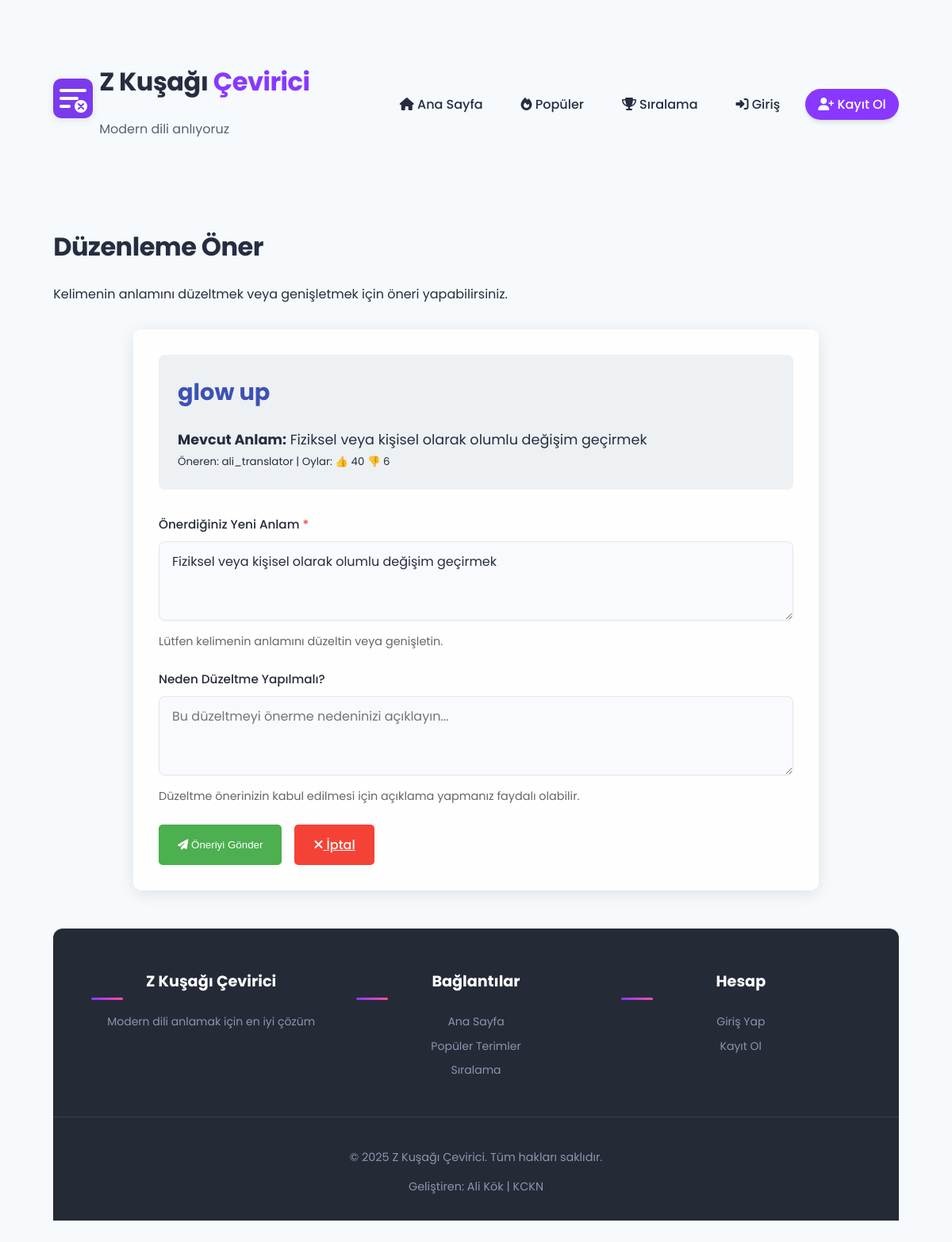
Screenshot of /request-edit/52 (signed in) with the database file from the repository.
### tables this page shows
CREATE TABLE words (
        id INTEGER PRIMARY KEY AUTOINCREMENT,
        word TEXT UNIQUE NOT NULL,
        meaning TEXT NOT NULL,
        created_at TIMESTAMP DEFAULT CURRENT_TIMESTAMP,
        updated_at TIMESTAMP DEFAULT CURRENT_TIMESTAMP,
        suggested_by TEXT
    , votes_up INTEGER DEFAULT 0, votes_down INTEGER DEFAULT 0, is_approved INTEGER DEFAULT 0, approved_by INTEGER, approved_at TIMESTAMP);

CREATE TABLE users (
        id INTEGER PRIMARY KEY AUTOINCREMENT,
        username TEXT UNIQUE NOT NULL,
        email TEXT UNIQUE NOT NULL,
        password_hash TEXT NOT NULL,
        created_at TIMESTAMP DEFAULT CURRENT_TIMESTAMP,
        updated_at TIMESTAMP DEFAULT CURRENT_TIMESTAMP,
        contribution_count INTEGER DEFAULT 0,
        bio TEXT,
        is_admin INTEGER DEFAULT 0
    );

### app.py (the view)
@app.route('/request-edit/<int:word_id>', methods=['GET'])
@login_required
def request_edit_form(word_id):
    conn = get_db_connection()
    cur = conn.cursor()
    is_postgres = hasattr(conn, 'cursor_factory') or 'psycopg2' in str(type(conn))
    param_placeholder = get_param_placeholder(conn)
    query = f"""
        SELECT w.*, u.username as suggested_by_username
        FROM words w
        LEFT JOIN users u ON w.suggested_by = u.id
        WHERE w.id = {param_placeholder}
    """
    cur.execute(query, (word_id,))
    word = cur.fetchone()
    conn.close()
    if not word:
        flash('Böyle bir kelime bulunamadı.', 'error')
        return redirect(url_for('index'))
    if is_postgres:
        word_dict = dict(word)
    else:
        columns = ['id', 'word', 'meaning', 'created_at', 'updated_at', 'suggested_by',
                  'votes_up', 'votes_down', 'is_approved', 'approved_by', 'approved_at', 'suggested_by_username']
        word_dict = dict(zip(columns, word))
    return render_template('edit_request.html', word=word_dict)

### app.py (called while the page is built)
def login_required(f):
    @wraps(f)
    def decorated_function(*args, **kwargs):
        if 'user_id' not in session:
            return redirect(url_for('login', next=request.url))
        return f(*args, **kwargs)
    return decorated_function

def get_param_placeholder(conn):
    is_postgres = hasattr(conn, 'cursor_factory') or 'psycopg2' in str(type(conn))
    return '%s' if is_postgres else '?'

### db_config.py (called while the page is built)
def get_db_connection():
    if 'DATABASE_URL' in os.environ or 'PGDATABASE' in os.environ:
        logger.info("PostgreSQL veritabanı kullanılıyor (Railway)")
        return get_postgres_connection()
    else:
        logger.info("SQLite veritabanı kullanılıyor (Railway PostgreSQL bulunamadı)")
        return get_sqlite_connection()

### templates/edit_request.html (shortened to what this page needs)
{% extends "base.html" %}
{% block content %}
<div class="page-container">
    <div class="header-section">
        <h1>Düzenleme Öner</h1>
        <p class="section-intro">Kelimenin anlamını düzeltmek veya genişletmek için öneri yapabilirsiniz.</p>
    </div>
    <div class="edit-request-form">
        <div class="original-word">
            <h2>{{ word.word }}</h2>
            <div class="original-meaning">
                <strong>Mevcut Anlam:</strong> {{ word.meaning }}
            </div>
            <div class="meta-info">
                <small>Öneren: {{ word.suggested_by_username or 'Anonim' }} | Oylar: 👍 {{ word.votes_up }} 👎 {{ word.votes_down }}</small>
            </div>
        </div>
        <form method="post" action="{{ url_for('submit_edit_request', word_id=word.id) }}">
            <div class="form-group">
                <label for="new_meaning">Önerdiğiniz Yeni Anlam <span class="required">*</span></label>
                <textarea id="new_meaning" name="new_meaning" required>{{ word.meaning }}</textarea>
                <p class="info-text">Lütfen kelimenin anlamını düzeltin veya genişletin.</p>
            </div>
            <div class="form-group">
                <label for="reason">Neden Düzeltme Yapılmalı?</label>
                <textarea id="reason" name="reason" placeholder="Bu düzeltmeyi önerme nedeninizi açıklayın..."></textarea>
                <p class="info-text">Düzeltme önerinizin kabul edilmesi için açıklama yapmanız faydalı olabilir.</p>
            </div>
            <div class="btn-group">
                <button type="submit" class="submit-btn">
                    <i class="fas fa-paper-plane"></i> Öneriyi Gönder
                </button>
                <a href="{{ url_for('index') }}" class="cancel-btn">
                    <i class="fas fa-times"></i> İptal
                </a>
            </div>
        </form>
    </div>
</div>
{% endblock %}

### static/css/style.css (style rules this page uses)
:root { --primary: 264 100% 61%; --primary-light: 264 96% 85%; --primary-dark: 264 100% 50%; --secondary: 330 100% 65%; --secondary-light: 330 100% 75%; --accent: 160 84% 39%; --accent-light: 160 84% 50%; --background: 210 50% 98%; --card-bg: 0 0% 100%; --text-dark: 225 25% 20%; --text-medium: 220 15% 40%; --text-light: 220 15% 60%; --success: 142 76% 36%; --warning: 38 92% 50%; --danger: 0 84% 60%; --border: 220 13% 91%; --space-xs: 0.25rem; --space-sm: 0.5rem; --space-md: 1rem; --space-lg: 1.5rem; --space-xl: 2rem; --space-xxl: 3rem; --font-family: 'Poppins', sans-serif; --font-size-xs: 0.75rem; --font-size-sm: 0.875rem; --font-size-md: 1rem; --font-size-lg: 1.125rem; --font-size-xl: 1.25rem; --font-size-xxl: 1.5rem; --font-size-title: 2rem; --font-size-display: 2.5rem; --radius-sm: 0.25rem; --radius-md: 0.5rem; --radius-lg: 0.75rem; --radius-xl: 1rem; --radius-pill: 9999px; --shadow-sm: 0 1px 2px rgba(0, 0, 0, 0.05); --shadow-md: 0 4px 6px -1px rgba(0, 0, 0, 0.1), 0 2px 4px -1px rgba(0, 0, 0, 0.06); --shadow-lg: 0 10px 15px -3px rgba(0, 0, 0, 0.1), 0 4px 6px -2px rgba(0, 0, 0, 0.05); --shadow-xl: 0 20px 25px -5px rgba(0, 0, 0, 0.1), 0 10px 10px -5px rgba(0, 0, 0, 0.04); --shadow-glow: 0 0 15px rgba(124, 58, 237, 0.5); }
body { font-family: var(--font-family); background-color: hsl(var(--background)); background-image: radial-gradient(circle at 0% 0%, hsla(var(--primary-light), 0.1) 0%, transparent 60%), radial-gradient(circle at 100% 100%, hsla(var(--secondary-light), 0.1) 0%, transparent 60%); background-attachment: fixed; color: hsl(var(--text-dark)); line-height: 1.6; min-height: 100vh; }
h1 { font-size: var(--font-size-title); font-weight: 700; color: hsl(var(--text-dark)); text-shadow: 0 1px 2px rgba(0, 0, 0, 0.05); letter-spacing: -0.5px; }
input[type="text"], textarea { width: 100%; padding: var(--space-lg); border: 2px solid hsl(var(--border)); border-radius: var(--radius-lg); font-family: var(--font-family); font-size: var(--font-size-md); color: hsl(var(--text-dark)); transition: all 0.3s ease; box-shadow: var(--shadow-sm); }
textarea { min-height: 120px; resize: vertical; }
.form-group { margin-bottom: var(--space-lg); position: relative; }
label { display: block; margin-bottom: var(--space-sm); font-weight: 500; color: hsl(var(--text-dark)); }
.required { color: hsl(var(--danger)); }

### static/css/forms.css (style rules this page uses)
form { width: 100%; max-width: 100%; box-sizing: border-box; }
.form-group { margin-bottom: 1.5rem; width: 100%; box-sizing: border-box; }
.form-group label { display: block; margin-bottom: 0.5rem; color: #252A37; font-weight: 500; font-size: 0.95rem; }
.form-group input, .form-group textarea, .form-group select { width: 100%; padding: 0.8rem 1rem; border: 1px solid #E5E7EB; border-radius: 8px; font-size: 1rem; font-family: inherit; box-sizing: border-box; transition: border-color 0.3s ease, box-shadow 0.3s ease; background-color: #F8FAFD; max-width: 100%; }
.form-group textarea { min-height: 100px; resize: vertical; }
.form-group .required { color: #EF4444; }

### templates/edit_request.html (style rules this page uses)
.edit-request-form { background-color: rgba(255, 255, 255, 0.9); border-radius: 10px; padding: 2rem; box-shadow: 0 4px 20px rgba(0, 0, 0, 0.1); margin-top: 2rem; max-width: 800px; margin-left: auto; margin-right: auto; }
.original-word { background-color: rgba(96, 125, 139, 0.1); border-radius: 8px; padding: 1.5rem; margin-bottom: 2rem; }
.original-word h2 { margin-top: 0; color: #3f51b5; font-size: 1.8rem; }
.original-meaning { font-size: 1.1rem; line-height: 1.5; }
.form-group { margin-bottom: 1.5rem; }
label { display: block; margin-bottom: 0.5rem; font-weight: 500; color: #333; }
textarea { width: 100%; padding: 0.8rem; border: 1px solid #ddd; border-radius: 5px; font-family: inherit; font-size: 1rem; transition: border-color 0.2s; min-height: 120px; background-color: #fff; }
.btn-group { margin-top: 1.5rem; display: flex; gap: 1rem; }
.submit-btn { background-color: #4caf50; color: white; border: none; padding: 0.8rem 1.5rem; border-radius: 5px; cursor: pointer; font-weight: 500; transition: background-color 0.2s; }
.cancel-btn { background-color: #f44336; color: white; border: none; padding: 0.8rem 1.5rem; border-radius: 5px; cursor: pointer; font-weight: 500; transition: background-color 0.2s; }
.info-text { font-size: 0.9rem; color: #666; margin-top: 0.5rem; }

### rows the page displays
words: word "glow up", meaning "Fiziksel veya kişisel olarak olumlu değişim geçirmek", votes_up "40", votes_down "6", new_meaning "Fiziksel veya kişisel olarak olumlu değişim geçirmek"
users: username "ali_translator"
